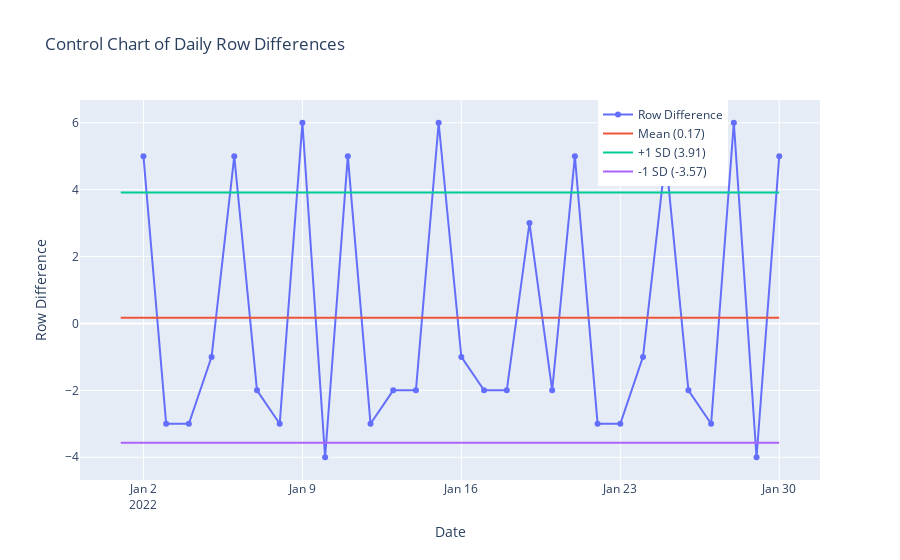

This figure's notebook cell:
### Code cell
import pandas as pd
import plotly.graph_objs as go

# Sample data (replace this with loading your actual data)
# Assuming 'date' is the index and 'row_count' is the column containing daily row counts
data = {
    'date': pd.date_range(start='2022-01-01', periods=30),
    'row_count': [100, 105, 102, 99, 98, 103, 101, 98, 104, 100,
                  105, 102, 100, 98, 104, 103, 101, 99, 102, 100,
                  105, 102, 99, 98, 103, 101, 98, 104, 100, 105]
}

df = pd.DataFrame(data)
df.set_index('date', inplace=True)

# Calculate row differences
df['row_difference'] = df['row_count'].diff()

# Calculate mean and standard deviation
mean_diff = df['row_difference'].mean()
std_dev = df['row_difference'].std()

# Create trace for row differences
trace = go.Scatter(x=df.index, y=df['row_difference'], mode='lines+markers', name='Row Difference')

# Create traces for mean and ±1 standard deviation lines
mean_line = go.Scatter(x=df.index, y=[mean_diff] * len(df), mode='lines', name=f'Mean ({mean_diff:.2f})')
std_dev_plus_line = go.Scatter(x=df.index, y=[mean_diff + std_dev] * len(df), mode='lines', name=f'+1 SD ({mean_diff + std_dev:.2f})')
std_dev_minus_line = go.Scatter(x=df.index, y=[mean_diff - std_dev] * len(df), mode='lines', name=f'-1 SD ({mean_diff - std_dev:.2f})')

# Plotly layout settings
layout = go.Layout(
    title='Control Chart of Daily Row Differences',
    xaxis=dict(title='Date'),
    yaxis=dict(title='Row Difference'),
    legend=dict(x=0.7, y=1),
    hovermode='closest'
)

# Create figure and plot
fig = go.Figure(data=[trace, mean_line, std_dev_plus_line, std_dev_minus_line], layout=layout)
fig.show()

### Figure 1 — Plotly figure (JSON) as saved in the notebook; plotly's stock layout.template omitted (floating-point values rounded to 4 significant figures)
{"data": [{"mode": "lines+markers", "name": "Row Difference", "type": "scatter", "x": ["2022-01-01T00:00:00", "2022-01-02T00:00:00", "2022-01-03T00:00:00", "2022-01-04T00:00:00", "2022-01-05T00:00:00", "2022-01-06T00:00:00", "2022-01-07T00:00:00", "2022-01-08T00:00:00", "2022-01-09T00:00:00", "2022-01-10T00:00:00", "2022-01-11T00:00:00", "2022-01-12T00:00:00", "2022-01-13T00:00:00", "2022-01-14T00:00:00", "2022-01-15T00:00:00", "2022-01-16T00:00:00", "2022-01-17T00:00:00", "2022-01-18T00:00:00", "2022-01-19T00:00:00", "2022-01-20T00:00:00", "2022-01-21T00:00:00", "2022-01-22T00:00:00", "2022-01-23T00:00:00", "2022-01-24T00:00:00", "2022-01-25T00:00:00", "2022-01-26T00:00:00", "2022-01-27T00:00:00", "2022-01-28T00:00:00", "2022-01-29T00:00:00", "2022-01-30T00:00:00"], "y": [null, 5, -3, -3, -1, 5, -2, -3, 6, -4, 5, -3, -2, -2, 6, -1, -2, -2, 3, -2, 5, -3, -3, -1, 5, -2, -3, 6, -4, 5]}, {"mode": "lines", "name": "Mean (0.17)", "type": "scatter", "x": ["2022-01-01T00:00:00", "2022-01-02T00:00:00", "2022-01-03T00:00:00", "2022-01-04T00:00:00", "2022-01-05T00:00:00", "2022-01-06T00:00:00", "2022-01-07T00:00:00", "2022-01-08T00:00:00", "2022-01-09T00:00:00", "2022-01-10T00:00:00", "2022-01-11T00:00:00", "2022-01-12T00:00:00", "2022-01-13T00:00:00", "2022-01-14T00:00:00", "2022-01-15T00:00:00", "2022-01-16T00:00:00", "2022-01-17T00:00:00", "2022-01-18T00:00:00", "2022-01-19T00:00:00", "2022-01-20T00:00:00", "2022-01-21T00:00:00", "2022-01-22T00:00:00", "2022-01-23T00:00:00", "2022-01-24T00:00:00", "2022-01-25T00:00:00", "2022-01-26T00:00:00", "2022-01-27T00:00:00", "2022-01-28T00:00:00", "2022-01-29T00:00:00", "2022-01-30T00:00:00"], "y": [0.1724, 0.1724, 0.1724, 0.1724, 0.1724, 0.1724, 0.1724, 0.1724, 0.1724, 0.1724, 0.1724, 0.1724, 0.1724, 0.1724, 0.1724, 0.1724, 0.1724, 0.1724, 0.1724, 0.1724, 0.1724, 0.1724, 0.1724, 0.1724, 0.1724, 0.1724, 0.1724, 0.1724, 0.1724, 0.1724]}, {"mode": "lines", "name": "+1 SD (3.91)", "type": "scatter", "x": ["2022-01-01T00:00:00", "2022-01-02T00:00:00", "2022-01-03T00:00:00", "2022-01-04T00:00:00", "2022-01-05T00:00:00", "2022-01-06T00:00:00", "2022-01-07T00:00:00", "2022-01-08T00:00:00", "2022-01-09T00:00:00", "2022-01-10T00:00:00", "2022-01-11T00:00:00", "2022-01-12T00:00:00", "2022-01-13T00:00:00", "2022-01-14T00:00:00", "2022-01-15T00:00:00", "2022-01-16T00:00:00", "2022-01-17T00:00:00", "2022-01-18T00:00:00", "2022-01-19T00:00:00", "2022-01-20T00:00:00", "2022-01-21T00:00:00", "2022-01-22T00:00:00", "2022-01-23T00:00:00", "2022-01-24T00:00:00", "2022-01-25T00:00:00", "2022-01-26T00:00:00", "2022-01-27T00:00:00", "2022-01-28T00:00:00", "2022-01-29T00:00:00", "2022-01-30T00:00:00"], "y": [3.915, 3.915, 3.915, 3.915, 3.915, 3.915, 3.915, 3.915, 3.915, 3.915, 3.915, 3.915, 3.915, 3.915, 3.915, 3.915, 3.915, 3.915, 3.915, 3.915, 3.915, 3.915, 3.915, 3.915, 3.915, 3.915, 3.915, 3.915, 3.915, 3.915]}, {"mode": "lines", "name": "-1 SD (-3.57)", "type": "scatter", "x": ["2022-01-01T00:00:00", "2022-01-02T00:00:00", "2022-01-03T00:00:00", "2022-01-04T00:00:00", "2022-01-05T00:00:00", "2022-01-06T00:00:00", "2022-01-07T00:00:00", "2022-01-08T00:00:00", "2022-01-09T00:00:00", "2022-01-10T00:00:00", "2022-01-11T00:00:00", "2022-01-12T00:00:00", "2022-01-13T00:00:00", "2022-01-14T00:00:00", "2022-01-15T00:00:00", "2022-01-16T00:00:00", "2022-01-17T00:00:00", "2022-01-18T00:00:00", "2022-01-19T00:00:00", "2022-01-20T00:00:00", "2022-01-21T00:00:00", "2022-01-22T00:00:00", "2022-01-23T00:00:00", "2022-01-24T00:00:00", "2022-01-25T00:00:00", "2022-01-26T00:00:00", "2022-01-27T00:00:00", "2022-01-28T00:00:00", "2022-01-29T00:00:00", "2022-01-30T00:00:00"], "y": [-3.57, -3.57, -3.57, -3.57, -3.57, -3.57, -3.57, -3.57, -3.57, -3.57, -3.57, -3.57, -3.57, -3.57, -3.57, -3.57, -3.57, -3.57, -3.57, -3.57, -3.57, -3.57, -3.57, -3.57, -3.57, -3.57, -3.57, -3.57, -3.57, -3.57]}], "layout": {"hovermode": "closest", "legend": {"x": 0.7, "y": 1}, "title": {"text": "Control Chart of Daily Row Differences"}, "xaxis": {"title": {"text": "Date"}}, "yaxis": {"title": {"text": "Row Difference"}}}}
